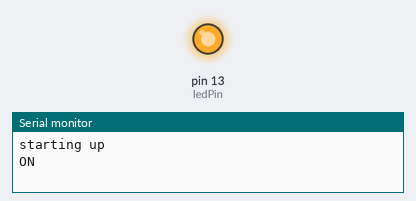
Simulated run of this sketch. Board: Arduino Uno, built with avr-gcc and run on an emulated ATmega328P. On the bench: output pins drawn as LEDs (lit = HIGH), the last lines printed to the serial monitor. Pins used as bus, display or sensor lines are not drawn.

Above: at 2.5 s.
At 7.5 s:
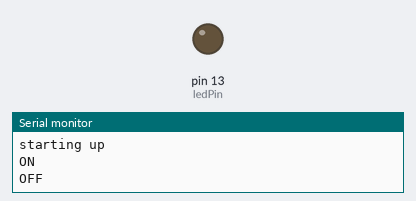
Timing chart, 0 to 13.0 s (numbered marks = the images above):
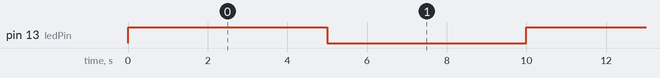

The sketch:

powerswitchtail.ino
```cpp
// control power
const int powerPin = A0;
const int ledPin = 13;

void setup() {
  //initiate serial communication:
  Serial.begin(9600);
  Serial.println(F("starting up"));

  pinMode(ledPin, OUTPUT);
  pinMode(powerPin, OUTPUT);

  digitalWrite(ledPin, LOW);
  digitalWrite(powerPin, HIGH);
}

void loop() {

      //When powerPin, A0 is low the lamp is on
      digitalWrite(ledPin, HIGH);
      digitalWrite(powerPin, LOW);
      Serial.println(F("ON"));
      delay(5000);

      //When powerPin, A0 is high the lamp is off
      digitalWrite(ledPin, LOW);
      digitalWrite(powerPin, HIGH);
      Serial.println(F("OFF"));
      delay(5000);

}
```

Measured:
- by itself, pin 13 (ledPin): alternates HIGH for 5.0 s and LOW for 5.0 s
